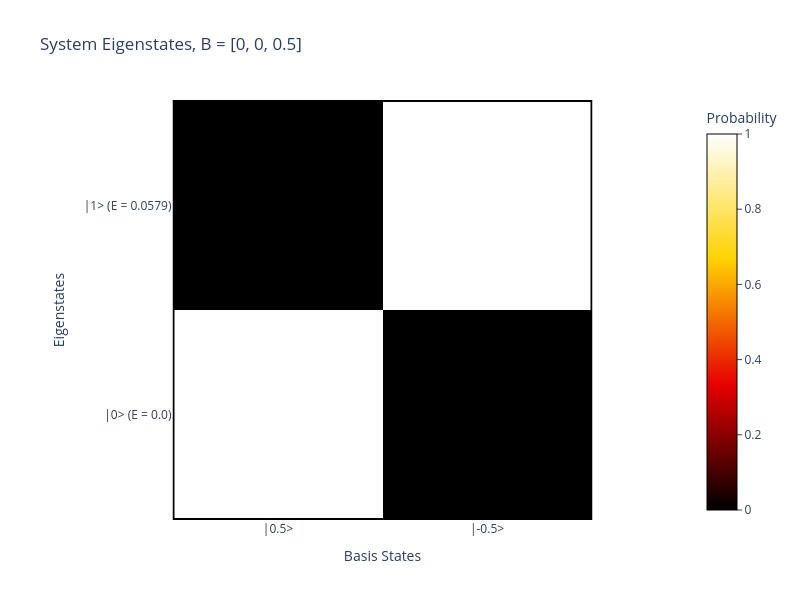
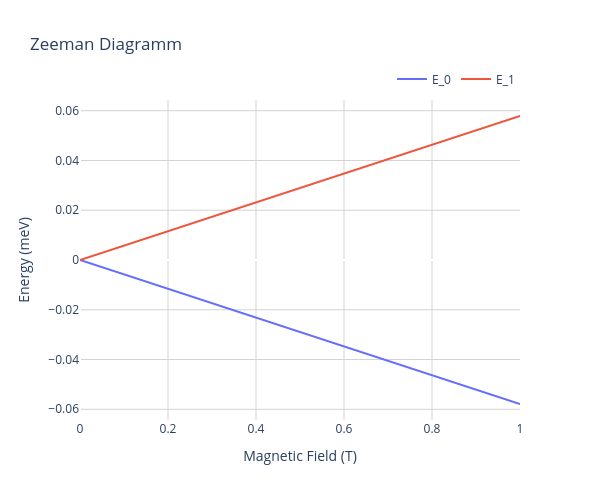

The notebook cell these images were saved under, in order:
### Code cell
# Define the Spin System
spinsys=SpinSys([0.5])

# Add the Spin Hamiltonian parameters
spinsys.B=[0,0,0.5] #Add a magnetic field in Tesla
spinsys.T=1 

hamil.plotEigenMatrix(spinsys);
hamil.plotZeemanDiagramm(spinsys);

### Figure 1 — Plotly figure (JSON) as saved in the notebook; plotly's stock layout.template omitted (floating-point values rounded to 4 significant figures)
{"data": [{"colorbar": {"outlinecolor": "black", "outlinewidth": 1, "ticks": "outside", "title": {"text": "Probability"}}, "colorscale": [[0, "rgb(0,0,0)"], [0.3333, "rgb(230,0,0)"], [0.6667, "rgb(255,210,0)"], [1, "rgb(255,255,255)"]], "hoverongaps": false, "type": "heatmap", "x": [0, 1], "y": [0, 1], "z": [[0, 1], [1, 0]], "zmax": 1, "zmin": 0}], "layout": {"height": 600, "paper_bgcolor": "white", "plot_bgcolor": "white", "shapes": [{"fillcolor": "rgba(0,0,0,0)", "line": {"color": "black", "width": 2}, "type": "rect", "x0": -0.5, "x1": 1.5, "xref": "x", "y0": -0.5, "y1": 1.5, "yref": "y"}], "title": {"text": "System Eigenstates, B = [0, 0, 0.5]"}, "width": 800, "xaxis": {"constrain": "domain", "tickmode": "array", "ticktext": ["|0.5>", "|-0.5>"], "tickvals": [0, 1], "title": {"text": "Basis States"}}, "yaxis": {"autorange": "reversed", "scaleanchor": "x", "scaleratio": 1, "tickmode": "array", "ticktext": ["|1> (E = 0.0579)", "|0> (E = 0.0)"], "tickvals": [0, 1], "title": {"text": "Eigenstates"}}}}

### Figure 2 — Plotly figure (JSON) as saved in the notebook; plotly's stock layout.template omitted (floating-point values rounded to 4 significant figures; data arrays with more than 128 entries replaced by an {"elided": "..."} marker saying what was removed)
{"data": [{"mode": "lines", "name": "E_0", "type": "scatter", "x": {"elided": "200 float values"}, "y": {"elided": "200 float values"}}, {"mode": "lines", "name": "E_1", "type": "scatter", "x": {"elided": "200 float values"}, "y": {"elided": "200 float values"}}], "layout": {"height": 500, "legend": {"orientation": "h", "x": 1, "xanchor": "right", "y": 1.02, "yanchor": "bottom"}, "paper_bgcolor": "white", "plot_bgcolor": "white", "title": {"text": "Zeeman Diagramm"}, "width": 600, "xaxis": {"gridcolor": "lightgray", "showgrid": true, "title": {"text": "Magnetic Field (T)"}}, "yaxis": {"gridcolor": "lightgray", "showgrid": true, "title": {"text": "Energy (meV)"}}}}
